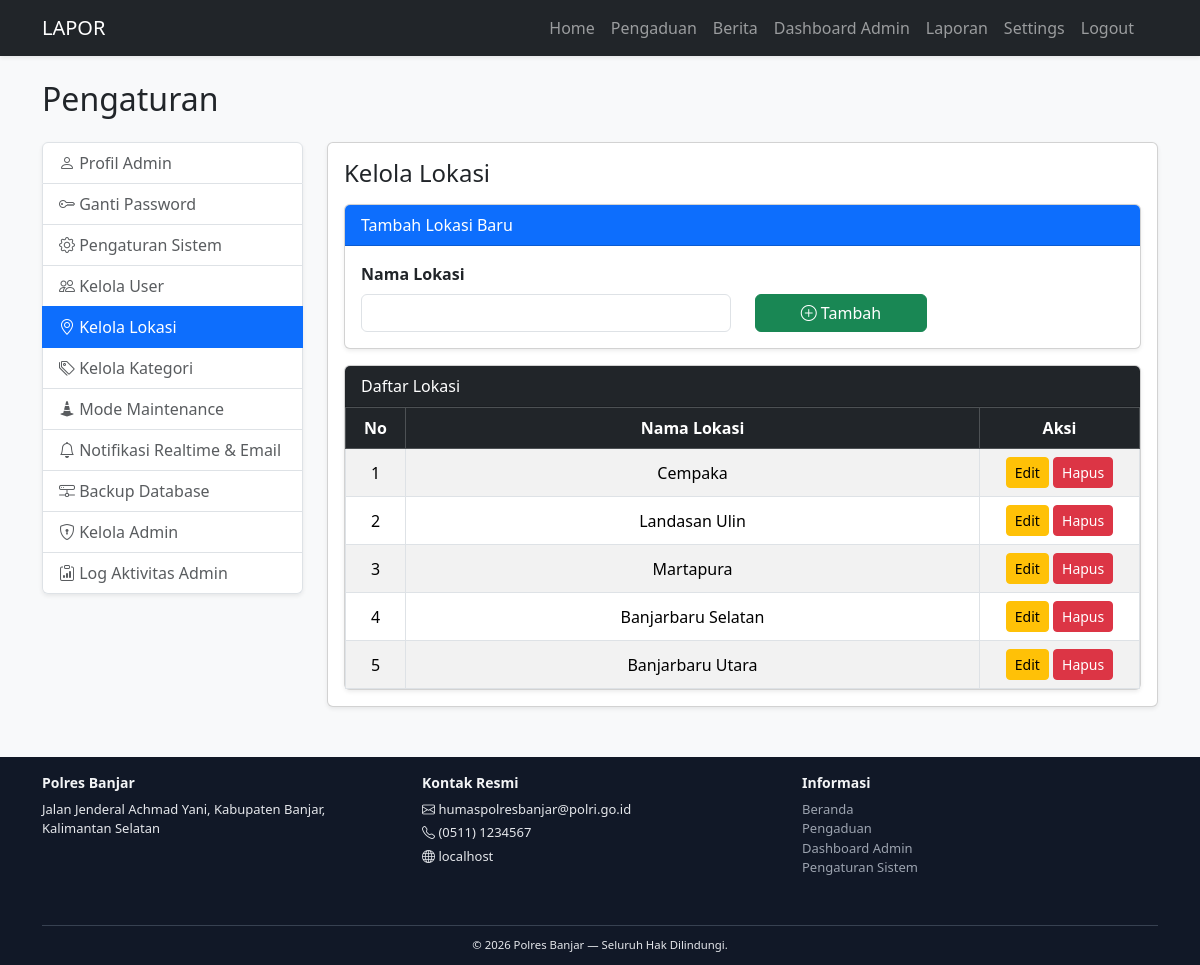
The page /index.php?page=settings&menu=lokasi (signed in) on the database its author committed.
### tables this page shows
CREATE TABLE `lokasi` (
  `id_lokasi` int(11) NOT NULL,
  `nama_lokasi` varchar(100) NOT NULL
);

### index.php (called while the page is built, shortened)
<?php
$page = isset($_GET['page']) ? $_GET['page'] : 'home';
include 'views/header.php';
include route($page);
include 'views/footer.php';

### views/settings_admin/lokasi.php (the view, shortened to what this page needs)
<?php
$lokasi = mysqli_query($conn, "SELECT * FROM lokasi ORDER BY id_lokasi DESC");
?>
<h4 class="mb-3">Kelola Lokasi</h4>
<div class="card shadow-sm mb-3">
    <div class="card-header bg-primary text-white">
        Tambah Lokasi Baru
    </div>
    <div class="card-body">
        <form method="POST">
            <div class="row">
                <div class="col-md-6">
                    <label class="form-label fw-bold">Nama Lokasi</label>
                    <input type="text" class="form-control" name="nama_lokasi" required>
                </div>
                <div class="col-md-3 d-flex align-items-end">
                    <button type="submit" name="tambah_lokasi" class="btn btn-success w-100">
                        <i class="bi bi-plus-circle"></i> Tambah
                    </button>
                </div>
            </div>
        </form>
    </div>
</div>
<div class="card shadow-sm">
    <div class="card-header bg-dark text-white">
        Daftar Lokasi
    </div>
    <div class="card-body p-0">
        <div class="table-responsive">
            <table class="table table-bordered table-striped mb-0 text-center align-middle">
                <thead class="table-dark">
                    <tr>
                        <th width="60">No</th>
                        <th>Nama Lokasi</th>
                        <th width="160">Aksi</th>
                    </tr>
                </thead>
                <tbody>
                    <?php
                    $no = 1;
                    while ($l = mysqli_fetch_assoc($lokasi)): ?>
                    <tr>
                        <td><?= $no++ ?></td>
                        <td><?= htmlspecialchars($l['nama_lokasi']) ?></td>
                        <td>
                            <button class="btn btn-sm btn-warning"
                                    data-bs-toggle="modal"
                                    data-bs-target="#modalEdit<?= $l['id_lokasi'] ?>">
                                Edit
                            </button>
                            <a href="settings?menu=lokasi&hapus=<?= $l['id_lokasi'] ?>"
                               class="btn btn-sm btn-danger"
                               onclick="return confirm('Hapus lokasi ini?')">
                                Hapus
                            </a>
                        </td>
                    </tr>
                    <?php endwhile; ?>
                </tbody>
            </table>
        </div>
    </div>
</div>

### views/header.php (style rules this page uses)
html, body { height: 100%; margin: 0; }
body { display: flex; flex-direction: column; background-color: #f8f9fa; }

### rows shown on the page
lokasi: nama_lokasi "Cempaka"
lokasi: nama_lokasi "Landasan Ulin"
lokasi: nama_lokasi "Martapura"
lokasi: nama_lokasi "Banjarbaru Selatan"
lokasi: nama_lokasi "Banjarbaru Utara"

### other values the page prints
sys('site_name', 'LAPOR') "LAPOR"
$get('site_name', 'Polres Banjar') "Polres Banjar"
$get('email_service', 'humaspolresbanjar@polri.go.id') "humaspolresbanjar@polri.go.id"
$get('whatsapp', '(0511) 1234567') "(0511) 1234567"
$_SERVER['HTTP_HOST'] "localhost"
